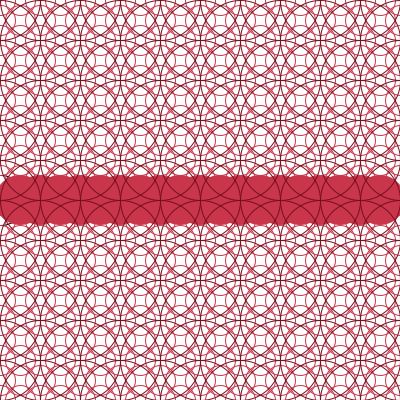
Frame 1 (no input)
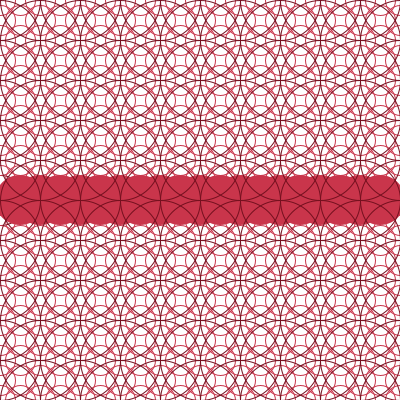
Frame 60 (the mouse pressed at the canvas centre just before this capture)
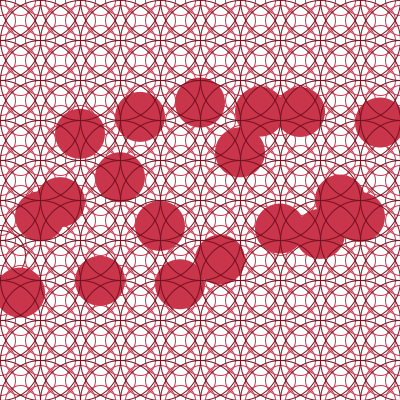
Frame 120 (the mouse held since frame 60 and released just before this capture)

The Processing sketch that drew these frames (run headless with seeded random() and noise(); from frame 60 on, the mouse is pressed at the canvas centre):

// Processing sketch: processing_74787
// ── processing_74787.pde

void setup(){
  size(400, 400);
  background(255);
  smooth();
}

void draw(){
  
    background(255);
for(int x = 0; x < width; x = x + 20){
  
  float mx = mouseX/2;
  float offsetA = random(-mx, mx);
  float offsetB = random(-mx, mx);
  
  
  ellipse(x , 200 + offsetB, 50, 50);
  fill(201, 53, 75);
  noStroke();

}
    
  for(int y = 0; y <= height; y = y + 20){
    for(int x = 0; x <= width; x = x + 20){
    noFill();
    stroke(201, 53, 75);
      ellipse(x, y, 30, 30);
  }
    }
    
  for(int y = 0; y <= height; y = y + 40){
    for(int x = 0; x <= width; x = x + 40){
      stroke(255, 0, 0);
      noFill();
      stroke(116, 15, 30);
      ellipse(x, y, 80, 80); 
  }
   }
}

   

   
